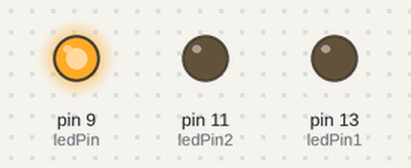
The sketch below on a simulated Arduino Uno, built with avr-gcc and run on an emulated ATmega328P. On the bench: output pins drawn as LEDs (lit = HIGH).

Above: at 0.05 s.
At 0.75 s:
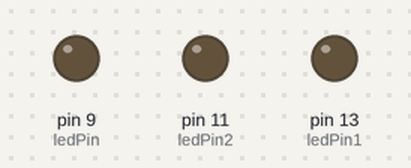
At 1.45 s:
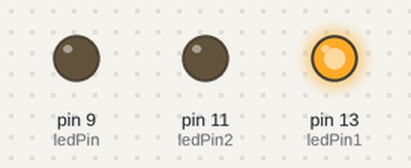
At 2.85 s:
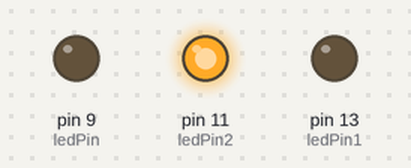
Timing chart, 0 to 3.1 s (numbered marks = the images above):
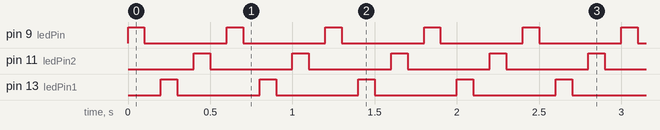

The sketch:

digtal.ino
```cpp
int ledPin=9;
int ledPin1=13;
int ledPin2=11;
void setup() {
  // put your setup code here, to run once:
pinMode(ledPin, OUTPUT);
pinMode(ledPin1, OUTPUT);
pinMode(ledPin2, OUTPUT);
}

void loop() {
  // put your main code here, to run repeatedly:
digitalWrite(ledPin, HIGH);
delay(100);
digitalWrite(ledPin, LOW);
delay(100);
digitalWrite(ledPin1, HIGH);
delay(100);
digitalWrite(ledPin1, LOW);
delay(100);
digitalWrite(ledPin2, HIGH);
delay(100);
digitalWrite(ledPin2, LOW);
delay(100);
}
```

Measured:
- by itself, pin 9 (ledPin), pin 11 (ledPin2), pin 13 (ledPin1): alternates HIGH for 0.10 s and LOW for 0.50 s
